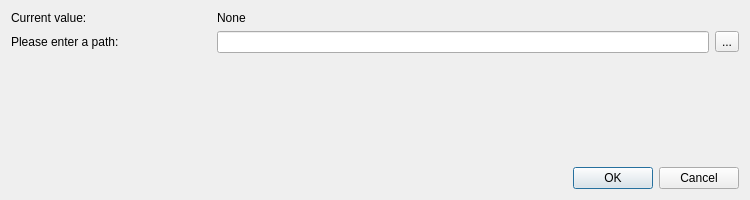
<?xml version="1.0" encoding="UTF-8"?>
<ui version="4.0">
 <class>PathSelect</class>
 <widget class="QWidget" name="PathSelect">
  <property name="geometry">
   <rect>
    <x>0</x>
    <y>0</y>
    <width>750</width>
    <height>200</height>
   </rect>
  </property>
  <property name="windowTitle">
   <string>Form</string>
  </property>
  <layout class="QVBoxLayout" name="verticalLayout">
   <item>
    <layout class="QGridLayout" name="gridLayout">
     <item row="0" column="0">
      <widget class="QLabel" name="staticLabel">
       <property name="sizePolicy">
        <sizepolicy hsizetype="Fixed" vsizetype="Preferred">
         <horstretch>0</horstretch>
         <verstretch>0</verstretch>
        </sizepolicy>
       </property>
       <property name="minimumSize">
        <size>
         <width>200</width>
         <height>0</height>
        </size>
       </property>
       <property name="text">
        <string>Current value:</string>
       </property>
      </widget>
     </item>
     <item row="0" column="1" colspan="2">
      <widget class="QLabel" name="valueLabel">
       <property name="sizePolicy">
        <sizepolicy hsizetype="Expanding" vsizetype="Preferred">
         <horstretch>0</horstretch>
         <verstretch>0</verstretch>
        </sizepolicy>
       </property>
       <property name="text">
        <string>None</string>
       </property>
      </widget>
     </item>
     <item row="1" column="0">
      <widget class="QLabel" name="questionLabel">
       <property name="sizePolicy">
        <sizepolicy hsizetype="Fixed" vsizetype="Preferred">
         <horstretch>0</horstretch>
         <verstretch>0</verstretch>
        </sizepolicy>
       </property>
       <property name="minimumSize">
        <size>
         <width>200</width>
         <height>0</height>
        </size>
       </property>
       <property name="text">
        <string>Please enter a path:</string>
       </property>
      </widget>
     </item>
     <item row="1" column="1">
      <widget class="QLineEdit" name="lineEdit"/>
     </item>
     <item row="1" column="2">
      <widget class="QToolButton" name="toolButton">
       <property name="text">
        <string>...</string>
       </property>
      </widget>
     </item>
    </layout>
   </item>
   <item>
    <spacer name="verticalSpacer">
     <property name="orientation">
      <enum>Qt::Orientation::Vertical</enum>
     </property>
     <property name="sizeHint" stdset="0">
      <size>
       <width>20</width>
       <height>86</height>
      </size>
     </property>
    </spacer>
   </item>
   <item>
    <widget class="QDialogButtonBox" name="buttonBox">
     <property name="standardButtons">
      <set>QDialogButtonBox::StandardButton::Cancel|QDialogButtonBox::StandardButton::Ok</set>
     </property>
     <property name="centerButtons">
      <bool>false</bool>
     </property>
    </widget>
   </item>
  </layout>
 </widget>
 <resources/>
 <connections/>
</ui>
